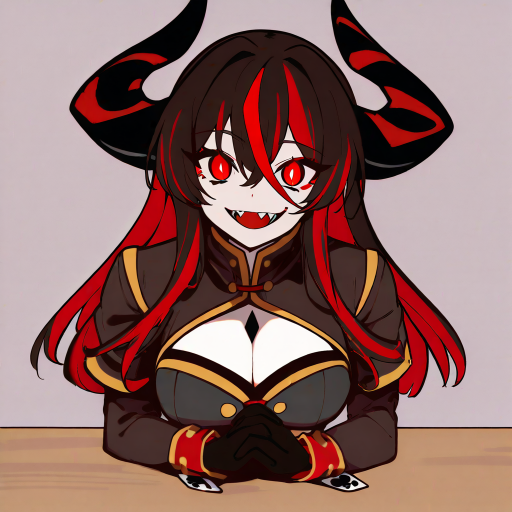
#> input picture art/concepts/vespera/bust/bust_v6_s604.png, 1024 x 1024 px (shown at 1/2 size)
$ python fullbody_oneshot.py 1.0 1.0
#> lines starting #> are read from the running program, lines starting #| are printed output that depends on the picture
"""Cuerpo completo de una sola generacion: txt2img + 2 IP-Adapter (cara y atuendo del busto s604) + ControlNet openpose (pose de 7101).
Uso: fullbody_oneshot.py <ip_cara> <ip_ropa> <semillas...>"""
import sys, os
sys.path.insert(0, os.path.dirname(os.path.abspath(__file__)))
from pathlib import Path
from PIL import Image
import comfy_tools as ct
OUT = Path("../concepts/vespera/body"); BUST = Path("../concepts/vespera/bust/bust_v6_s604.png")
POSE = OUT / "out2_d100_s7101.png"
P = ("1girl, solo, vespera, demon girl, very attractive anime waifu, dominant unhinged manipulative smirk, "
     "jet black hair with vivid red streaks, wide black horns with red stripes, glowing red eyes with slit pupils, wide grin with sharp fangs, "
     "black high-collar jacket with gold trim and gold epaulettes, red toggle at the collar, keyhole cleavage window, grey corset bodice with gold buttons, shoulders covered, long black sleeves, "
     "red ruffled cuffs with gold trim, black gloves, hands clasped at the waist, "
     "curvy hourglass figure, narrow waist, wide hips, "
     "black layered dress skirt with red ruffle hem, skirt ends just above the knees, covers the thighs, opaque black stockings, black ankle boots with gold, "
     "full body, standing, flat color, cel shading with strong dark shadows, thick clean black lineart, extremely vivid saturated red and black, high contrast, dark burgundy background")
NEG = ", mini skirt, bare thighs, bare shoulders, white blouse, epaulettes missing, striped stockings, garter belt, cape, wings, hat, pale colors, washed out, pink background, brown hair, panties, extra limbs"
def crops():
    b = Image.open(BUST).convert("RGB")
#> b is the input picture: PIL image 1024x1024 RGB; mean R, G, B 141.9, 106.5, 102.4
    b.crop((150, 20, 874, 560)).save(OUT / "_ref_cara.png"); b.crop((60, 330, 964, 830)).save(OUT / "_ref_ropa.png")
#> after `b.crop((150, 20, 874, 560)).save(OUT / '_ref_cara.png')`:
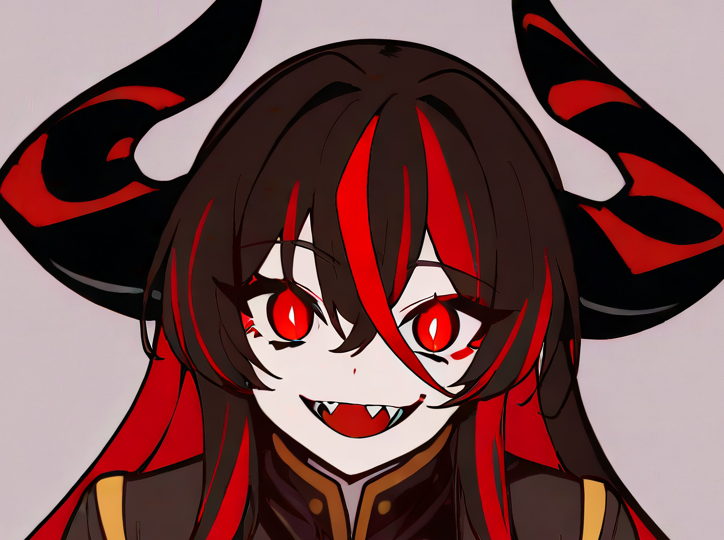
#> saved as _ref_cara.png: PIL image 724x540 RGB; mean R, G, B 116.1, 78.2, 77.9
#> after `b.crop((150, 20, 874, 560)).save(OUT / '_ref_cara.png')`:
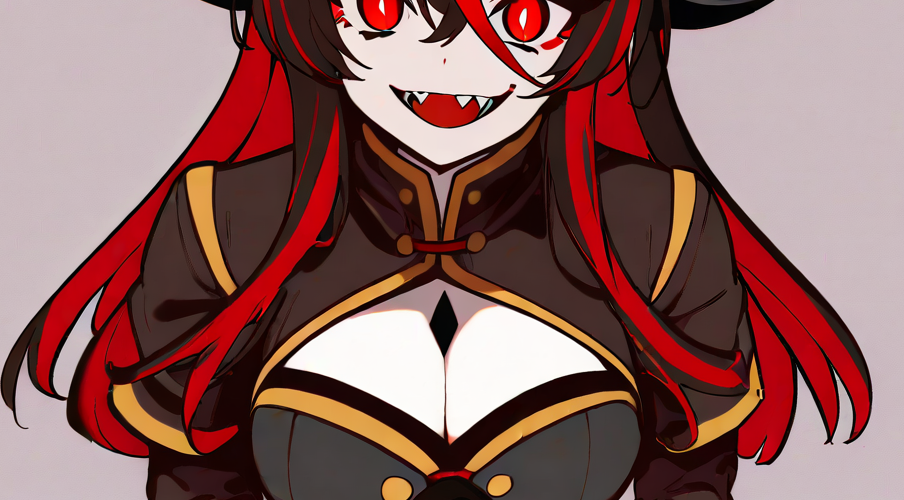
#> saved as _ref_ropa.png: PIL image 904x500 RGB; mean R, G, B 139.8, 98.2, 95.5
def gen(seed, ipf, ipr):
    def ip(i, model, img, w, wt):
        return {str(i): {"class_type": "IPAdapterAdvanced", "inputs": {"model": model, "ipadapter": ["21", 0], "image": [img, 0], "clip_vision": ["22", 0],
                "weight": w, "weight_type": wt, "combine_embeds": "concat", "start_at": 0.0, "end_at": 1.0, "embeds_scaling": "V only"}}}
    g = {"1": {"class_type": "CheckpointLoaderSimple", "inputs": {"ckpt_name": ct.CKPT}},
         "2": {"class_type": "CLIPTextEncode", "inputs": {"text": f"{P}, {ct.QUALITY}", "clip": ["1", 1]}},
         "3": {"class_type": "CLIPTextEncode", "inputs": {"text": ct.NEG + NEG, "clip": ["1", 1]}},
         "4": {"class_type": "EmptyLatentImage", "inputs": {"width": 832, "height": 1536, "batch_size": 1}},
         "21": {"class_type": "IPAdapterModelLoader", "inputs": {"ipadapter_file": "ip-adapter-plus_sdxl_vit-h.safetensors"}},
         "22": {"class_type": "CLIPVisionLoader", "inputs": {"clip_name": "CLIP-ViT-H-14-laion2B-s32B-b79K.safetensors"}},
         "20": {"class_type": "LoadImage", "inputs": {"image": ct.upload(str(OUT / "_ref_cara.png"))}},
         "24": {"class_type": "LoadImage", "inputs": {"image": ct.upload(str(OUT / "_ref_ropa.png"))}},
         "40": {"class_type": "LoadImage", "inputs": {"image": ct.upload(str(POSE))}},
         "41": {"class_type": "OpenposePreprocessor", "inputs": {"image": ["40", 0], "detect_hand": "enable", "detect_body": "enable", "detect_face": "disable", "resolution": 1024}},
         "10": {"class_type": "ControlNetLoader", "inputs": {"control_net_name": "controlnet-union-sdxl-promax.safetensors"}},
         "11": {"class_type": "SetUnionControlNetType", "inputs": {"control_net": ["10", 0], "type": "openpose"}},
         "13": {"class_type": "ControlNetApplyAdvanced", "inputs": {"positive": ["2", 0], "negative": ["3", 0], "control_net": ["11", 0],
                "image": ["41", 0], "strength": 0.8, "start_percent": 0.0, "end_percent": 0.8}},
         "5": {"class_type": "KSampler", "inputs": {"model": ["51", 0], "positive": ["13", 0], "negative": ["13", 1], "latent_image": ["4", 0],
               "seed": seed, "steps": 30, "cfg": 6.0, "sampler_name": "euler_ancestral", "scheduler": "normal", "denoise": 1.0}},
         "6": {"class_type": "VAEDecode", "inputs": {"samples": ["5", 0], "vae": ["1", 2]}},
         "7": {"class_type": "SaveImage", "inputs": {"images": ["6", 0], "filename_prefix": "devils/_one"}},
         "42": {"class_type": "PreviewImage", "inputs": {"images": ["41", 0]}}}
    g.update(ip(50, ["1", 0], "20", ipf, "style transfer")); g.update(ip(51, ["50", 0], "24", ipr, "style transfer"))
    dest = OUT / f"one_f{int(ipf*100)}_r{int(ipr*100)}_s{seed}.png"; ct.run(g, "7", str(dest)); return dest
if __name__ == "__main__":
    crops()
    for s in sys.argv[3:]: print(gen(int(s), float(sys.argv[1]), float(sys.argv[2])), flush=True)
